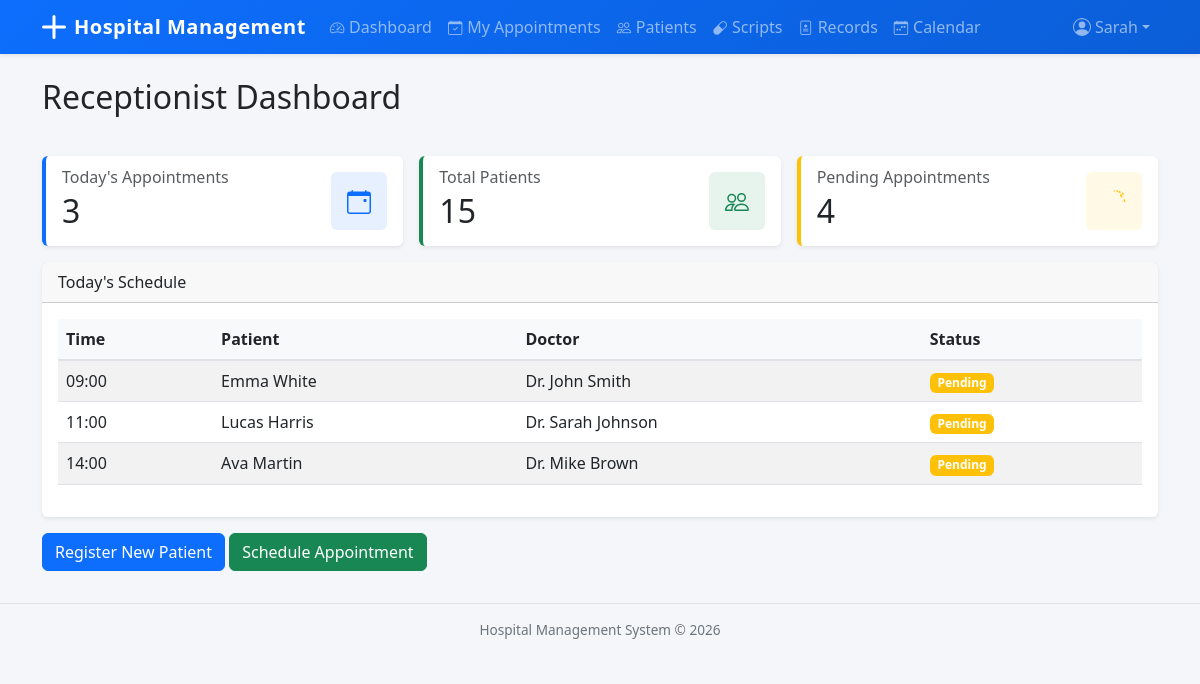
/dashboard/receptionist/ (signed in), run on the app's committed database.
### accounts/models.py (models this page shows, shortened)
class User(AbstractUser):
    class Role(models.TextChoices):
        ADMIN = 'Admin', 'Admin'
        DOCTOR = 'Doctor', 'Doctor'
        RECEPTIONIST = 'Receptionist', 'Receptionist'
    role = models.CharField(max_length=20, choices=Role.choices, default=Role.RECEPTIONIST)
    phone_number = models.CharField(max_length=15, blank=True)

### appointments/models.py (models this page shows, shortened)
class Appointment(models.Model):
    class Status(models.TextChoices):
        PENDING = 'Pending', 'Pending'
        CONFIRMED = 'Confirmed', 'Confirmed'
        COMPLETED = 'Completed', 'Completed'
        CANCELLED = 'Cancelled', 'Cancelled'
    patient = models.ForeignKey(
        'patients.Patient', on_delete=models.CASCADE, related_name='appointments'
    )
    doctor = models.ForeignKey(
        'doctors.Doctor', on_delete=models.SET_NULL, null=True, related_name='appointments'
    )
    department = models.ForeignKey(
        'departments.Department', on_delete=models.SET_NULL, null=True
    )
    appointment_date = models.DateField()
    appointment_time = models.TimeField()
    status = models.CharField(max_length=20, choices=Status.choices, default=Status.PENDING)
    reason_for_visit = models.TextField(blank=True)
    notes = models.TextField(blank=True)
    created_at = models.DateTimeField(auto_now_add=True)
    class Meta:
        ordering = ['-appointment_date', '-appointment_time']

### patients/models.py (models this page shows)
class Patient(models.Model):
    class Gender(models.TextChoices):
        MALE = 'Male', 'Male'
        FEMALE = 'Female', 'Female'
        OTHER = 'Other', 'Other'
    class BloodGroup(models.TextChoices):
        A_POS = 'A+', 'A+'
        A_NEG = 'A-', 'A-'
        B_POS = 'B+', 'B+'
        B_NEG = 'B-', 'B-'
        AB_POS = 'AB+', 'AB+'
        AB_NEG = 'AB-', 'AB-'
        O_POS = 'O+', 'O+'
        O_NEG = 'O-', 'O-'
    first_name = models.CharField(max_length=50)
    last_name = models.CharField(max_length=50)
    date_of_birth = models.DateField()
    gender = models.CharField(max_length=10, choices=Gender.choices)
    blood_group = models.CharField(max_length=5, choices=BloodGroup.choices, blank=True)
    phone_number = models.CharField(max_length=15)
    email = models.EmailField(blank=True)
    address = models.TextField(blank=True)
    emergency_contact_name = models.CharField(max_length=100, blank=True)
    emergency_contact_phone = models.CharField(max_length=15, blank=True)
    registered_date = models.DateTimeField(auto_now_add=True)
    class Meta:
        ordering = ['first_name', 'last_name']
    def __str__(self):
        return f"{self.first_name} {self.last_name}"

### doctors/models.py (models this page shows)
class Doctor(models.Model):
    user = models.OneToOneField(settings.AUTH_USER_MODEL, on_delete=models.CASCADE)
    department = models.ForeignKey(
        'departments.Department', on_delete=models.SET_NULL,
        null=True, blank=True, related_name='doctors'
    )
    specialization = models.CharField(max_length=100)
    qualification = models.CharField(max_length=200)
    experience_years = models.PositiveIntegerField(default=0)
    consultation_fee = models.DecimalField(max_digits=10, decimal_places=2, default=0)
    available_days = models.CharField(
        max_length=100,
        help_text="Comma-separated days (e.g., Monday,Tuesday,Wednesday)"
    )
    available_time_start = models.TimeField(null=True, blank=True)
    available_time_end = models.TimeField(null=True, blank=True)
    is_active = models.BooleanField(default=True)
    class Meta:
        ordering = ['id']
    def __str__(self):
        return f"Dr. {self.user.get_full_name() or self.user.username}"

### accounts/views.py (the view)
# urls.py: path('dashboard/receptionist/', views.receptionist_dashboard, name='receptionist_dashboard'),
@login_required
def receptionist_dashboard(request):
    today = timezone.now().date()
    context = {
        'today_appointments': Appointment.objects.filter(
            appointment_date=today
        ).order_by('appointment_time'),
        'total_patients': Patient.objects.count(),
        'pending_appointments': Appointment.objects.filter(
            status='Pending'
        ).count(),
    }
    return render(request, 'accounts/receptionist_dashboard.html', context)

### templates/accounts/receptionist_dashboard.html (shortened to what this page needs)
{% extends 'base.html' %}
{% block content %}
<h2>Receptionist Dashboard</h2>
<div class="row mt-4 g-3">
    <div class="col-md-4">
        <div class="card stat-card primary">
            <div class="card-body">
                <div class="d-flex justify-content-between align-items-center">
                    <div>
                        <h6 class="card-subtitle text-muted mb-1">Today's Appointments</h6>
                        <h2 class="card-title mb-0">{{ today_appointments|length }}</h2>
                    </div>
                    <div class="bg-primary bg-opacity-10 p-3 rounded">
                    </div>
                </div>
            </div>
        </div>
    </div>
    <div class="col-md-4">
        <div class="card stat-card success">
            <div class="card-body">
                <div class="d-flex justify-content-between align-items-center">
                    <div>
                        <h6 class="card-subtitle text-muted mb-1">Total Patients</h6>
                        <h2 class="card-title mb-0">{{ total_patients }}</h2>
                    </div>
                    <div class="bg-success bg-opacity-10 p-3 rounded">
                    </div>
                </div>
            </div>
        </div>
    </div>
    <div class="col-md-4">
        <div class="card stat-card warning">
            <div class="card-body">
                <div class="d-flex justify-content-between align-items-center">
                    <div>
                        <h6 class="card-subtitle text-muted mb-1">Pending Appointments</h6>
                        <h2 class="card-title mb-0">{{ pending_appointments }}</h2>
                    </div>
                    <div class="bg-warning bg-opacity-10 p-3 rounded">
                    </div>
                </div>
            </div>
        </div>
    </div>
</div>
<div class="card mt-3">
    <div class="card-header">Today's Schedule</div>
    <div class="card-body">
        {% if today_appointments %}
        <table class="table table-striped">
            <thead><tr><th>Time</th><th>Patient</th><th>Doctor</th><th>Status</th></tr></thead>
            <tbody>
            {% for apt in today_appointments %}
            <tr>
                <td>{{ apt.appointment_time|time:"H:i" }}</td>
                <td>{{ apt.patient }}</td>
                <td>{{ apt.doctor }}</td>
                <td><span class="badge bg-{% if apt.status == 'Completed' %}success{% elif apt.status == 'Cancelled' %}danger{% elif apt.status == 'Confirmed' %}info{% else %}warning{% endif %}">{{ apt.status }}</span></td>
            </tr>
            {% endfor %}
            </tbody>
        </table>
        {% else %}
        <p class="text-muted">No appointments scheduled for today.</p>
        {% endif %}
    </div>
</div>
<div class="mt-3">
    <a href="{% url 'patient_create' %}" class="btn btn-primary">Register New Patient</a>
    <a href="{% url 'appointment_create' %}" class="btn btn-success">Schedule Appointment</a>
</div>
{% endblock %}

### templates/base.html (shortened to what this page needs)
<!DOCTYPE html>
<html lang="en">
<head>
    <link href="https://cdn.jsdelivr.net/npm/bootstrap@5.3.0/dist/css/bootstrap.min.css" rel="stylesheet">
    <link rel="stylesheet" href="https://cdn.jsdelivr.net/npm/bootstrap-icons@1.11.3/font/bootstrap-icons.min.css">
</head>
<body>
    <nav class="navbar navbar-expand-lg navbar-dark bg-primary shadow-sm">
        <div class="container">
            <a class="navbar-brand d-flex align-items-center" href="{% url 'dashboard_redirect' %}">
                <svg xmlns="http://www.w3.org/2000/svg" width="24" height="24" fill="currentColor" class="me-2" viewBox="0 0 16 16">
                    <path d="M8 0a1 1 0 0 1 1 1v6h6a1 1 0 1 1 0 2H9v6a1 1 0 1 1-2 0V9H1a1 1 0 0 1 0-2h6V1a1 1 0 0 1 1-1z"/>
                </svg>
                <span class="d-none d-sm-inline">Hospital Management</span><span class="d-sm-none">HMS</span>
            </a>
            <div class="collapse navbar-collapse" id="navbarNav">
                {% if user.is_authenticated %}
                <ul class="navbar-nav me-auto">
                    {% if user.role == 'Admin' %}
                    <li class="nav-item"><a class="nav-link{% if request.resolver_match.url_name == 'admin_dashboard' %} active{% endif %}" href="{% url 'admin_dashboard' %}"><i class="bi bi-speedometer2 nav-icon"></i>Dashboard</a></li>
                    <li class="nav-item"><a class="nav-link{% if request.resolver_match.url_name == 'department_list' %} active{% endif %}" href="{% url 'department_list' %}"><i class="bi bi-building nav-icon"></i>Departments</a></li>
                    <li class="nav-item"><a class="nav-link{% if 'doctor' in request.resolver_match.url_name %} active{% endif %}" href="{% url 'doctor_list' %}"><i class="bi bi-person-badge nav-icon"></i>Doctors</a></li>
                    <li class="nav-item"><a class="nav-link{% if 'patient' in request.resolver_match.url_name %} active{% endif %}" href="{% url 'patient_list' %}"><i class="bi bi-people nav-icon"></i>Patients</a></li>
                    <li class="nav-item"><a class="nav-link{% if 'appointment' in request.resolver_match.url_name %} active{% endif %}" href="{% url 'appointment_list' %}"><i class="bi bi-calendar-check nav-icon"></i>Appointments</a></li>
                    <li class="nav-item"><a class="nav-link{% if 'prescription' in request.resolver_match.url_name %} active{% endif %}" href="{% url 'prescription_list' %}"><i class="bi bi-capsule nav-icon"></i>Prescriptions</a></li>
                    <li class="nav-item"><a class="nav-link{% if 'record' in request.resolver_match.url_name %} active{% endif %}" href="{% url 'medical_record_list' %}"><i class="bi bi-file-medical nav-icon"></i>Records</a></li>
                    <li class="nav-item"><a class="nav-link{% if 'report' in request.resolver_match.url_name %} active{% endif %}" href="{% url 'patient_report' %}"><i class="bi bi-graph-up nav-icon"></i>Reports</a></li>
                    <li class="nav-item"><a class="nav-link{% if 'calendar' in request.resolver_match.url_name %} active{% endif %}" href="{% url 'doctor_calendar' %}"><i class="bi bi-calendar-week nav-icon"></i>Calendar</a></li>
                    {% elif user.role == 'Doctor' %}
                    <li class="nav-item"><a class="nav-link{% if request.resolver_match.url_name == 'doctor_dashboard' %} active{% endif %}" href="{% url 'doctor_dashboard' %}"><i class="bi bi-speedometer2 nav-icon"></i>Dashboard</a></li>
                    <li class="nav-item"><a class="nav-link" href="{% url 'doctor_appointments' %}"><i class="bi bi-calendar-check nav-icon"></i>My Appointments</a></li>
                    <li class="nav-item"><a class="nav-link{% if 'patient' in request.resolver_match.url_name %} active{% endif %}" href="{% url 'patient_list' %}"><i class="bi bi-people nav-icon"></i>Patients</a></li>
                    <li class="nav-item"><a class="nav-link{% if request.resolver_match.url_name == 'doctor_prescriptions' %} active{% endif %}" href="{% url 'doctor_prescriptions' %}"><i class="bi bi-capsule nav-icon"></i>Scripts</a></li>
                    <li class="nav-item"><a class="nav-link" href="{% url 'doctor_medical_records' %}"><i class="bi bi-file-medical nav-icon"></i>Records</a></li>
                    <li class="nav-item"><a class="nav-link{% if 'calendar' in request.resolver_match.url_name %} active{% endif %}" href="{% url 'doctor_calendar' %}"><i class="bi bi-calendar-week nav-icon"></i>Calendar</a></li>
                    {% endif %}
                </ul>
                <ul class="navbar-nav">
                    <li class="nav-item dropdown">
                        <a class="nav-link dropdown-toggle d-flex align-items-center" href="#" role="button" data-bs-toggle="dropdown">
                            <span class="d-none d-md-inline">{{ user.get_short_name|default:user.username }}</span>
                        </a>
                    </li>
                </ul>
                {% endif %}
            </div>
        </div>
    </nav>
    <div class="container mt-4">
        {% block content %}{% endblock %}
    </div>
    <footer class="footer text-center">
        <div class="container">
            Hospital Management System &copy; {% now "Y" %}
        </div>
    </footer>
</body>
</html>

### templates/base.html (style rules this page uses)
body { background-color: #f4f6f9; }
.navbar { padding-top: 0; padding-bottom: 0; background: linear-gradient(135deg, #0d6efd 0%, #0b5ed7 100%); }
.navbar-brand { font-weight: 700; letter-spacing: 0.5px; padding-top: 0.75rem; padding-bottom: 0.75rem; }
.navbar .nav-link { padding-top: 0.75rem; padding-bottom: 0.75rem; position: relative; transition: background-color 0.15s; }
.card { border: none; box-shadow: 0 0.125rem 0.25rem rgba(0,0,0,0.075); transition: box-shadow 0.2s; }
.table th { background-color: #f8f9fa; border-bottom-width: 2px; }
.footer { font-size: 0.85rem; color: #6c757d; border-top: 1px solid #dee2e6; padding: 1rem 0; margin-top: 2rem; }
.stat-card { border-left: 4px solid; }
.stat-card.primary { border-left-color: #0d6efd; }
.stat-card.success { border-left-color: #198754; }
.stat-card.warning { border-left-color: #ffc107; }
.nav-icon { margin-right: 0.3rem; font-size: 0.9rem; }

### data on the page
User: get_short_name "Sarah"
Appointment: appointment_time "09:00", patient "Emma White", doctor "Dr. John Smith", status "Pending"
Appointment: appointment_time "11:00", patient "Lucas Harris", doctor "Dr. Sarah Johnson", status "Pending"
Appointment: appointment_time "14:00", patient "Ava Martin", doctor "Dr. Mike Brown", status "Pending"

### other printed values
{{ today_appointments|length }} "3"
{{ total_patients }} "15"
{{ pending_appointments }} "4"
